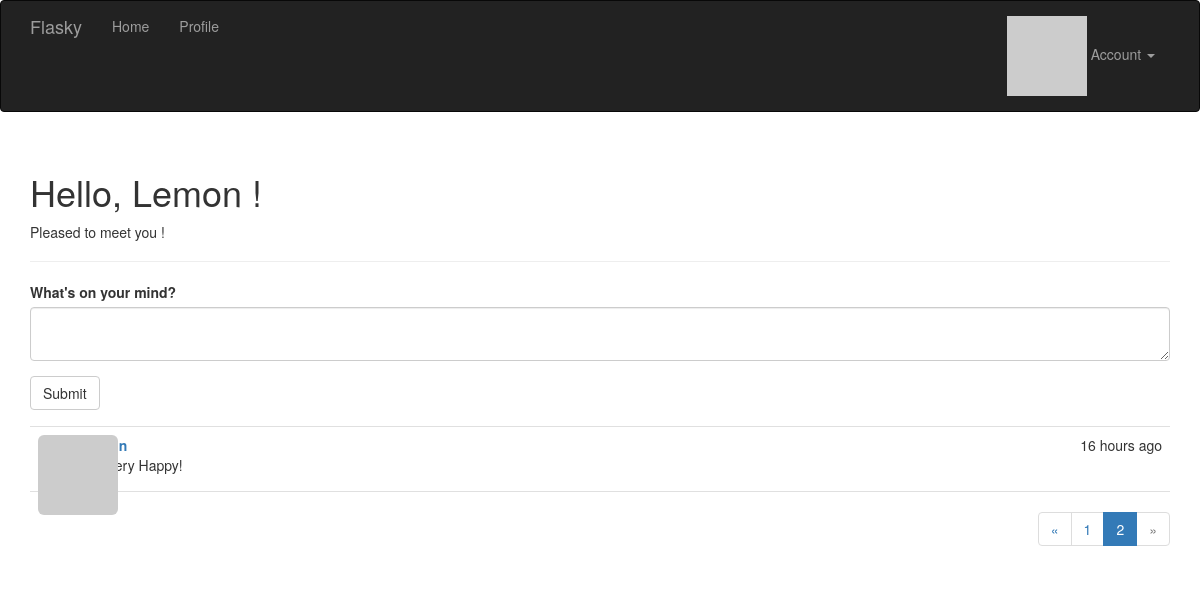
Page /?page=2 (signed in) on the committed database.
### app/models.py (models this page shows, shortened)
class User(UserMixin, db.Model):
	__tablename__ = 'users'
	id = db.Column(db.Integer, primary_key=True)
	email = db.Column(db.String(64), unique=True, index=True)
	username = db.Column(db.String(64), unique=True, index=True)
	role_id = db.Column(db.Integer, db.ForeignKey('roles.id'))
	password_hash = db.Column(db.String(128))
	confirmed = db.Column(db.Boolean, default=False)
	name = db.Column(db.String(64))
	location = db.Column(db.String(64))
	about_me = db.Column(db.Text())
	member_since = db.Column(db.DateTime(), default=datetime.utcnow)
	last_seen = db.Column(db.DateTime(), default=datetime.utcnow)
	avatar_hash = db.Column(db.String(32))
	posts = db.relationship('Post', backref='author', lazy='dynamic')
	@property
	def password(self):
		raise AttributeError('Password id not a readable attribute.')
	def ping(self):
		self.last_seen = datetime.utcnow()
		db.session.add(self)
	def gravatar(self, size=100, default='identicon', rating='g'):
		if request.is_secure:
			url = 'https://secure.gravatar.com/avatar'
		else:
			url = 'http://www.gravatar.com/avatar'
		hash = self.avatar_hash or hashlib.md5(
            self.email.encode('utf-8')).hexdigest()
		return '{url}/{hash}?s={size}&d={default}&r={rating}'.format(
            url=url, hash=hash, size=size, default=default, rating=rating)

class Post(db.Model):
    __tablename__ = 'posts'
    id = db.Column(db.Integer, primary_key=True)
    body = db.Column(db.Text)
    timestamp = db.Column(db.DateTime, index=True, default=datetime.utcnow)
    author_id = db.Column(db.Integer, db.ForeignKey('users.id'))

### app/main/views.py (the view)
@main.route('/', methods=['GET', 'POST'])
def index():
    form = PostForm()
    if form.validate_on_submit():
        post = Post(body=form.body.data,
                    author=current_user._get_current_object())
        db.session.add(post)
        return redirect(url_for('.index'))
    page = request.args.get('page', 1, type=int)
    pagination = Post.query.order_by(Post.timestamp.desc()).paginate(
        page, per_page=current_app.config['FLASKY_POSTS_PER_PAGE'],
        error_out=False)
    posts = pagination.items
    return render_template('index_basic.html', form=form, posts=posts,
                           pagination=pagination)

### app/main/forms.py
class PostForm(Form):
    body = TextAreaField("What's on your mind?", validators=[Required()])
    submit = SubmitField('Submit')

### app/auth/views.py (called while the page is built)
@auth.before_app_request
def before_request():
	if current_user.is_authenticated:
	    current_user.ping()   # Update logged-in user access time
	    if not current_user.confirmed \
	            and request.endpoint[:5] != 'auth.' \
	            and request.endpoint != 'static':   # Filter unconfirmed accounts
	        return redirect(url_for('auth.unconfirmed'))

### app/main/__init__.py (called while the page is built)
@main.app_context_processor
def inject_permissions():
	return dict(Permission=Permission)

### app/models.py (called while the page is built)
@login_manager.user_loader
def load_user(user_id):
	return User.query.get(int(user_id))

### app/templates/index_basic.html (shortened to what this page needs)
{% extends "base_basic.html" %}
{% import "bootstrap/wtf.html" as wtf %}
{% import "_macros.html" as macros %}
{% block page_content %}
<div class="page-header">
	<h1>Hello,
		{% if current_user.is_authenticated %}
		{{ current_user.username|capitalize }}
		{% else %}
		Lemon
		{% endif %}!
	</h1>
	{% if not known %}
	<p>Pleased to meet you !</p>
	{% else %}
	<p>Happy to see you again !</p>
	{% endif %}
</div>
<div>
    {{ wtf.quick_form(form) }}
</div>
{% include '_posts.html' %}
{% if pagination %}
<div class="pagination">
	{{ macros.pagination_widget(pagination, '.index') }}
</div>
{% endif %}
{% endblock %}

### app/templates/_posts.html (shortened to what this page needs)
<ul class="posts">
    {% for post in posts %}
    <li class="post">
        <div class="post-thumbnail">
            <a href="{{ url_for('.user', username=post.author.username) }}">
                <img class="img-rounded profile-thumbnail" src="{{ post.author.gravatar(size=40) }}">
            </a>
        </div>
        <div class="post-content">
            <div class="post-date">{{ moment(post.timestamp).fromNow() }}</div>
            <div class="post-author">
            	<a href="{{ url_for('.user', username=post.author.username) }}">
            	</a>
            </div>
            <div class="post-body">{{ post.body }}</div>
        </div>
    </li>
    {% endfor %}
</ul>

### app/static/styles.css (style rules this page uses)
.profile-thumbnail { position: absolute; }
ul.posts { list-style-type: none; padding: 0px; margin: 16px 0px 0px 0px; border-top: 1px solid #e0e0e0; }
ul.posts li.post { padding: 8px; border-bottom: 1px solid #e0e0e0; }
div.post-date { float: right; }
div.post-author { font-weight: bold; }
div.post-thumbnail { position: absolute; }
div.post-content { margin-left: 48px; min-height: 48px; }
div.pagination { width: 100%; text-align: right; padding: 0px; margin: 0px; }

### rows in the picture
User: username "Lemon"
Post: timestamp "16 hours ago", body "I'm very Happy!"

### other values in the picture
{{ p }} "1"
{{ p }} "2"
